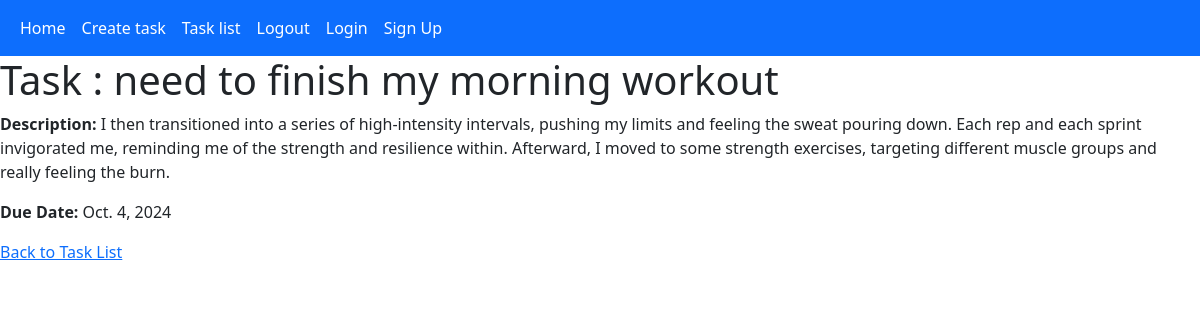
The page /task/2/ on the database its author committed.
### app/models.py (models this page shows, shortened)
class Task(models.Model):
    title = models.CharField(max_length=100)
    description = models.TextField(blank=True, null=True)
    completed = models.BooleanField(default=False)
    due_date = models.DateField(default=timezone.now)

### app/views.py (the view)
# urls.py: path('task/<int:id>/', views.task_detail, name='task_detail'),
def task_detail(request, id):
    task = get_object_or_404(Task, id=id)
    return render(request, 'task_detail.html', {'task': task})

### app/templates/task_detail.html (shortened to what this page needs)
 {% extends "base.html" %}
 {% block content %}
<!DOCTYPE html>
<html lang="en">
<head>
</head>
<body>
    <h1>Task : {{ task.title }}</h1>
    <p><strong>Description:</strong> {{ task.description }}</p>
    <p><strong>Due Date:</strong> {{ task.due_date }}</p>
    <a href="{% url 'task_list' %}">Back to Task List</a>
</body>
</html>
{% endblock content %}

### rows shown on the page
Task: title "need to finish my morning workout", description "I then transitioned into a series of high-intensity intervals, pushing my limits and feeling the sweat pouring down. Each rep and each sprint invigorated me, reminding me of the strength and resilience within. Afterward, I moved to some strength exercises, targeting different muscle groups and really feeling the burn.", due_date "Oct. 4, 2024"
